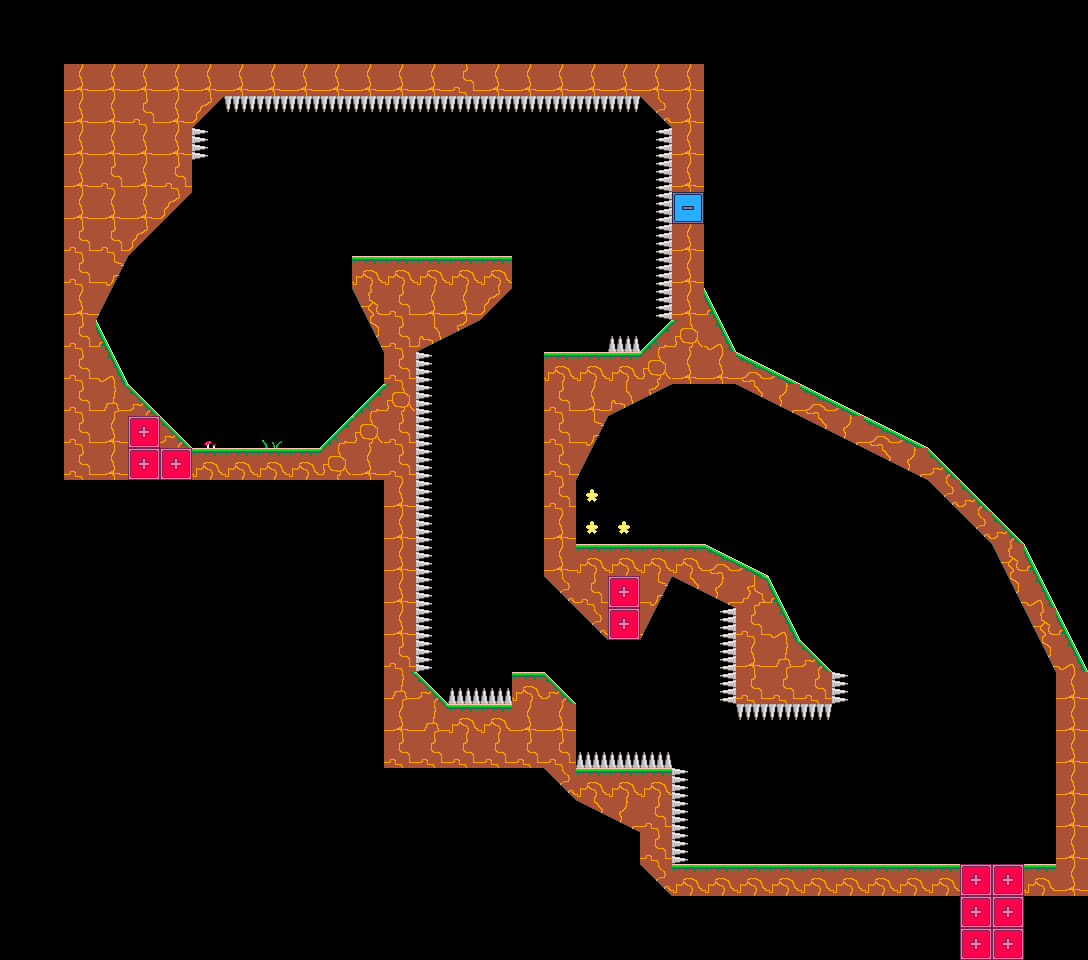

The image is a tile-based game level rendered from a .tmx file. Its description and complete source (layers, tilesets, objects, tile grids) follow:
An orthogonal 34x30 tile map with 32x32 px tiles, 1 tile layer (tiles) and 1 object.

<map version="1.8" tiledversion="1.8.2" orientation="orthogonal" renderorder="right-down" width="34" height="30" tilewidth="32" tileheight="32" infinite="0" nextlayerid="3" nextobjectid="2">
 <editorsettings>
  <export target="../../../assets/levels/034.json" format="json" />
 </editorsettings>
 <tileset firstgid="1" source="../tileset.tsx" />
 <layer id="1" name="tiles" width="34" height="30">
  <data encoding="csv">
0,0,0,13,13,0,0,0,0,0,0,0,0,0,0,0,0,0,0,0,0,0,0,0,0,0,0,0,0,0,0,0,0,0,
0,0,0,13,13,0,0,0,0,0,0,0,0,0,0,0,0,0,0,0,0,0,0,0,0,0,0,0,0,0,0,0,0,0,
0,0,37,37,37,37,37,37,37,37,37,37,37,37,33,37,37,37,37,37,37,37,0,0,0,0,0,0,0,0,0,0,0,0,
0,0,37,37,33,37,22,32,32,32,32,32,32,32,32,32,32,32,32,32,21,37,0,0,0,0,0,0,0,0,0,0,0,0,
0,0,37,37,37,37,27,0,0,0,0,0,0,0,13,13,0,0,0,0,25,37,0,0,0,0,0,0,0,0,0,0,0,0,
0,0,37,33,37,33,13,0,0,0,0,0,0,0,13,13,0,0,0,0,25,37,0,0,0,0,0,0,0,0,0,0,0,0,
0,0,37,37,37,22,13,0,0,0,0,0,0,0,13,0,0,0,0,0,25,31,0,0,0,0,0,0,0,0,0,0,0,0,
0,0,33,33,22,13,13,0,0,0,0,0,0,0,13,0,0,0,0,0,25,37,0,0,0,0,0,0,0,0,0,0,0,0,
0,0,33,18,13,0,0,0,0,0,0,26,26,26,26,26,0,0,0,0,25,37,0,0,0,0,0,0,0,0,0,0,0,0,
13,13,37,24,13,13,13,0,0,13,0,17,33,37,37,22,0,0,0,0,25,37,6,0,0,0,0,0,0,0,0,0,0,0,
13,0,33,6,13,13,13,13,13,0,0,23,33,9,10,0,0,0,0,20,15,29,12,0,0,0,0,0,0,0,0,0,0,0,
13,0,33,12,13,0,0,0,0,0,0,13,33,27,13,0,0,26,26,26,29,37,37,3,4,0,0,0,0,0,0,0,0,0,
13,13,33,34,16,0,0,0,0,0,0,15,29,27,13,0,0,33,37,9,10,0,0,7,8,3,4,0,0,0,0,0,0,0,
0,0,33,37,19,16,36,0,28,0,15,29,33,27,13,0,0,33,18,0,0,0,0,0,0,7,8,3,4,0,0,0,0,0,
0,0,33,37,19,19,26,26,26,26,29,37,33,27,13,0,0,33,24,0,0,0,0,0,0,0,0,7,8,16,0,0,0,0,
0,0,0,13,13,0,0,0,0,0,13,13,37,27,13,0,0,33,14,0,0,0,0,0,0,0,0,0,0,21,16,0,0,0,
0,0,0,0,0,0,0,0,0,0,0,0,37,27,13,13,0,37,14,14,0,0,0,0,0,0,0,0,0,0,21,16,0,0,
0,0,0,0,0,0,0,0,0,0,0,0,37,27,13,0,0,37,26,26,26,26,3,4,0,0,0,0,0,0,0,17,6,0,
0,0,0,0,0,0,0,0,0,0,0,0,37,27,13,0,0,21,33,19,18,7,8,35,6,0,0,0,0,0,0,23,12,0,
0,0,0,0,0,0,0,0,0,0,0,0,37,27,13,0,0,0,21,19,24,0,25,33,12,0,0,0,0,0,0,0,17,6,
0,0,0,0,0,0,0,13,13,13,13,13,33,27,0,0,0,0,0,0,13,0,25,37,34,16,0,0,0,0,0,0,23,12,
0,0,0,0,0,0,0,0,0,0,0,0,34,16,20,20,26,16,0,0,0,0,25,33,33,33,27,0,0,0,0,0,0,37,
0,0,0,0,0,0,0,0,0,0,0,0,37,34,26,26,37,37,0,0,0,0,0,32,32,32,0,0,0,0,0,0,0,37,
0,0,0,0,0,0,0,0,0,0,0,0,33,33,33,33,33,33,20,20,20,0,0,0,0,0,0,0,0,0,0,0,0,37,
0,0,0,0,0,0,0,0,0,0,0,0,0,0,0,0,0,21,26,26,26,27,0,0,0,0,0,0,0,0,0,0,0,37,
0,0,0,0,0,0,0,0,0,0,0,0,0,0,0,0,0,0,7,8,33,27,0,0,0,0,0,0,0,0,0,0,0,37,
0,0,0,0,0,0,0,0,0,0,0,0,0,0,0,0,0,0,0,0,33,27,0,0,0,0,0,0,0,0,0,0,0,37,
0,0,0,0,0,0,0,0,0,0,0,0,0,0,0,0,0,0,0,0,21,26,26,26,26,26,26,26,26,26,19,19,26,37,
0,0,0,0,0,0,0,0,0,0,0,0,0,0,0,0,0,0,0,0,0,0,0,0,0,0,0,0,0,0,19,19,0,0,
0,0,0,0,0,0,0,0,0,0,0,0,0,0,0,0,0,0,0,0,0,0,0,0,0,0,0,0,0,0,19,19,0,0
</data>
 </layer>
 <objectgroup id="2" name="spawns">
  <object id="1" x="224" y="424">
   <point />
  </object>
 </objectgroup>
</map>
